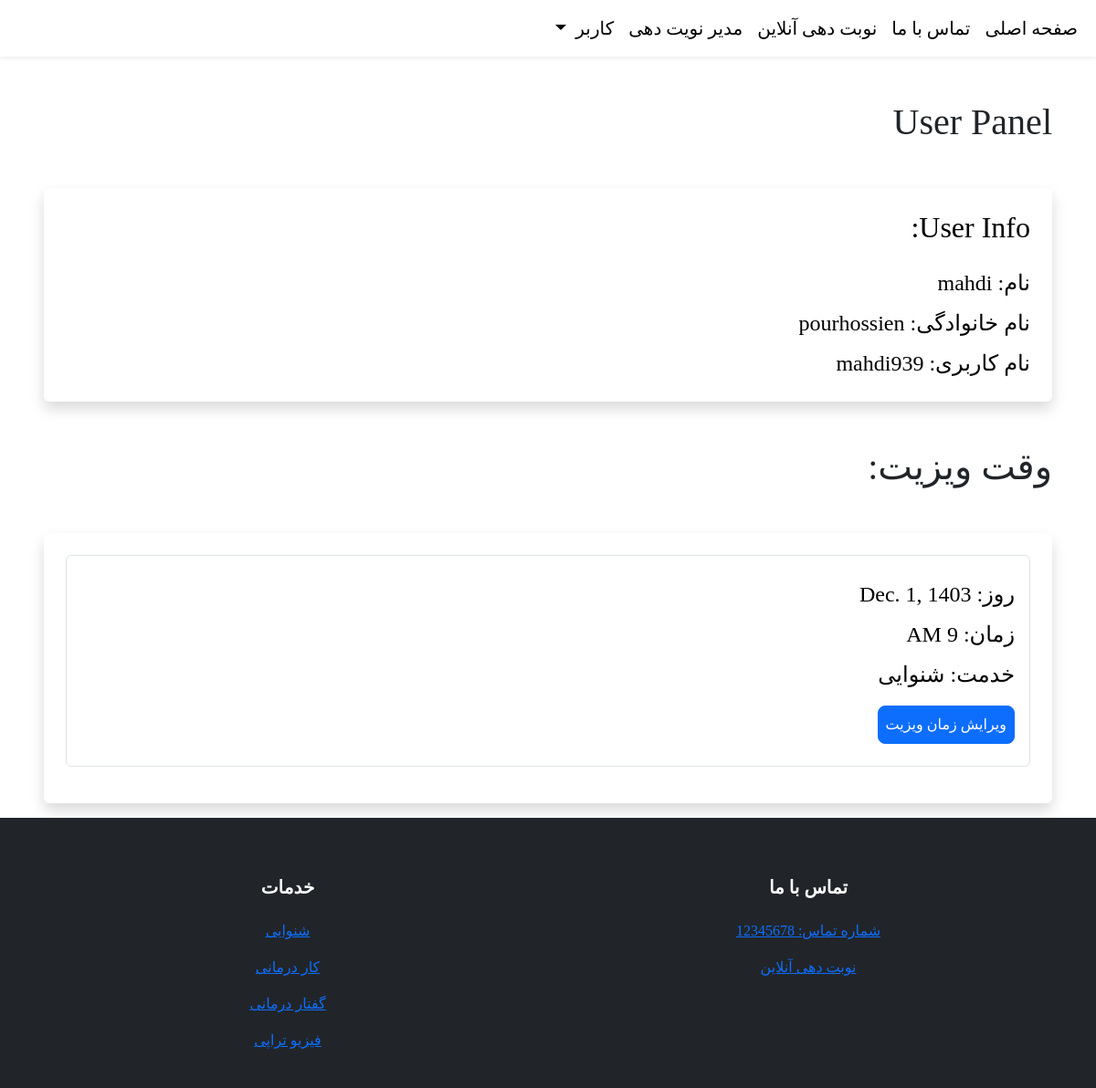
The app's page /user-panel (signed in) with its own data.
### booking/models.py (models this page shows, shortened)
class Appointment(models.Model):
    user = models.ForeignKey(User, on_delete=models.CASCADE, null=True, blank=True)
    service = models.CharField(max_length=50, choices=SERVICE_CHOICES, default="Doctor care")
    day = models.DateField(default=datetime.now)
    time = models.CharField(max_length=10, choices=TIME_CHOICES, default="3 PM")
    time_ordered = models.DateTimeField(default=datetime.now, blank=True)

### booking/views.py (the view)
# urls.py: path('user-panel', views.userPanel, name='userPanel'),
def userPanel(request):
    user = request.user
    appointments = Appointment.objects.filter(user=user).order_by('day', 'time')
    return render(request, 'userPanel.html', {
        'user':user,
        'appointments':appointments,
    })

### booking/templates/userPanel.html (shortened to what this page needs)
{% extends 'layout.html' %}
{% load static %}
{% block body %}
{% if user.is_authenticated %}
<h1 class=" ms-5 mt-5 ">User Panel</h1>
<div class="shadow p-4 mb-5 bg-body bg-body rounded text-black  m-5 ">
    <h2 class="">User Info:</h2>
    <ul class="list-group fs-4 mt-3">
            <li class="list-group mt-2">نام: {{ user.first_name }}</li>
            <li class="list-group mt-2">نام خانوادگی: {{ user.last_name }}</li>
            <li class="list-group mt-2">نام کاربری: {{ user.username }}</li>
    </ul>
</div>
{% if appointments.count > 0 %}
<div class="mt-5 ">
    <h1 class=" ms-5">وقت ویزیت:</h1>
    <div class="shadow p-4 mb-3 bg-body bg-body rounded text-black  m-5">
        {% for appointment in appointments %}
        <div class="list-group fs-4 border p-3 mb-3">
            <p class="list-group mt-2">روز: {{ appointment.day }}</p>
            <p class="list-group mt-2">زمان: {{ appointment.time }}</p>
            <p class="list-group mt-2">خدمت: {{ appointment.service }}</p>
            <div class="mt-3 mb-2">
                <a class="btn btn-primary rounded-3 p-2" href="{% url 'userUpdate' appointment.id %}">ویرایش زمان ویزیت</a>
            </div>
        </div>
        {% endfor %}
    </div>
</div>
{% endif %}
{% else %}
<div class="shadow p-4 mb-5 bg-body bg-body rounded text-black  m-5">
    <h1 class="p-2  ms-3">ایتدا وارد شوید!</h1>
    <a href="{% url 'login' %}" class="btn btn-primary text-white">ورود</a>
</div>
{% endif %}
{% endblock %}

### records on screen
Appointment: day "Dec. 1, 1403", time "9 AM", service "شنوایی"

### other values on screen
{{ user.first_name }} "mahdi"
{{ user.last_name }} "pourhossien"
{{ user.username }} "mahdi939"
